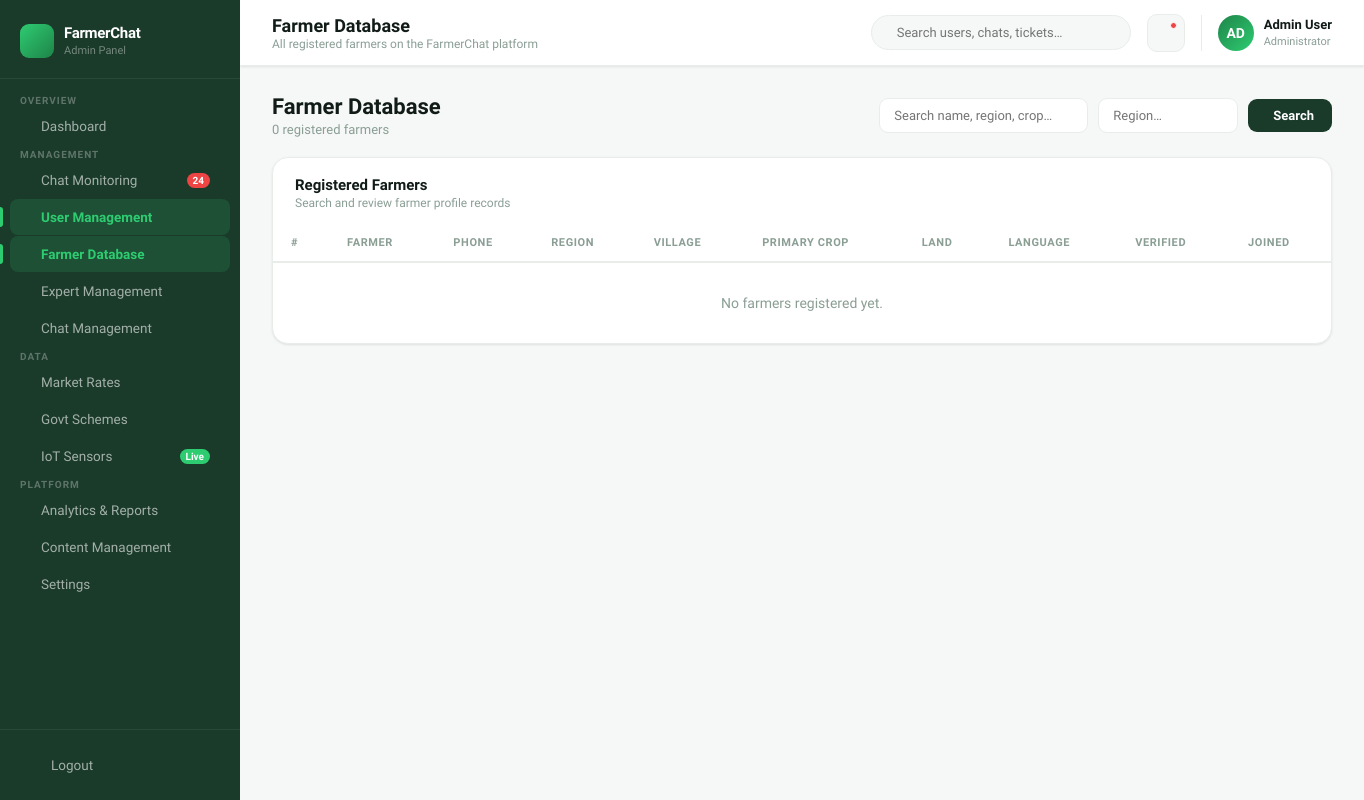
/farmers/ (signed in), run on an earlier commit of the app's database.
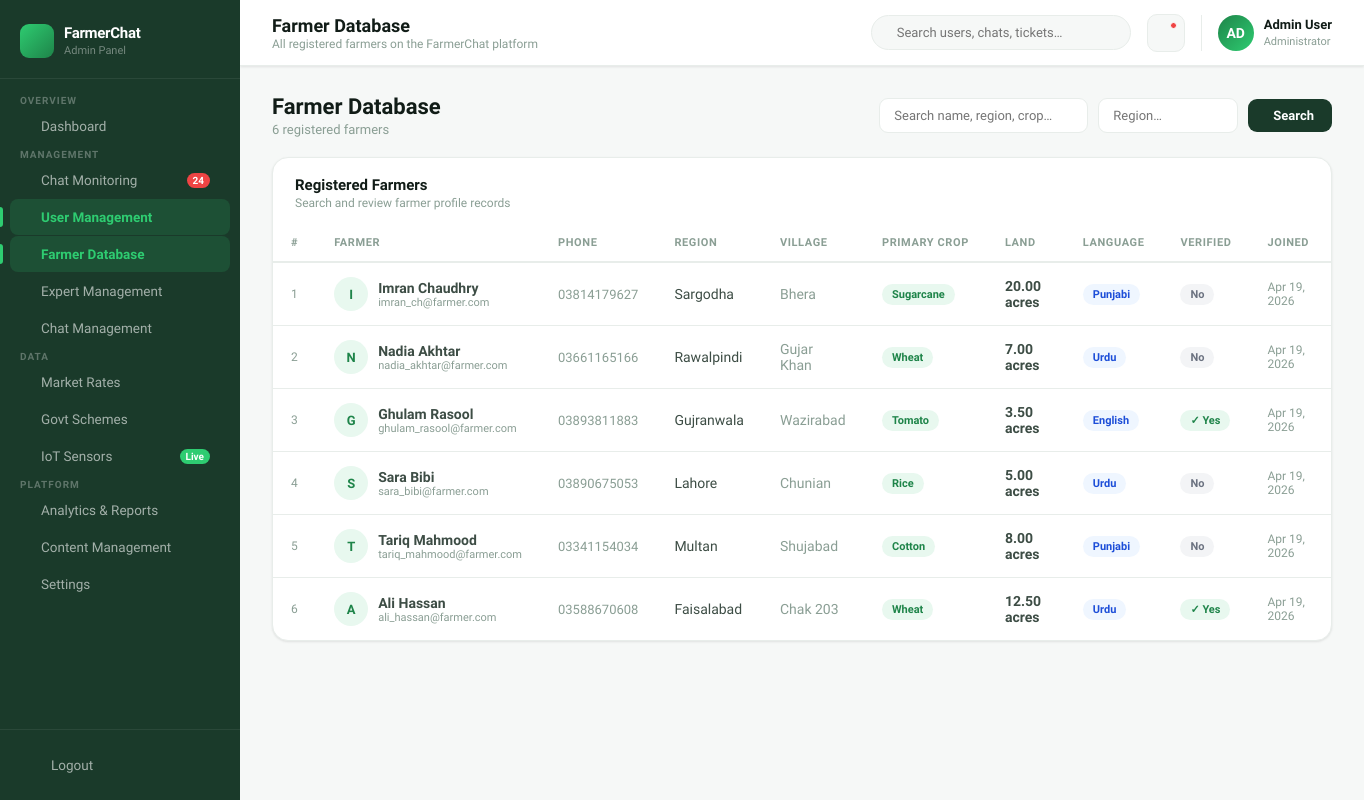
And on a later commit of the database.
### core/models.py (models this page shows, shortened)
class FarmerProfile(models.Model):
    LANG_CHOICES = [
        ("ur", "Urdu"),
        ("pa", "Punjabi"),
        ("en", "English"),
        ("sd", "Sindhi"),
    ]
    user = models.OneToOneField(
        User,
        on_delete=models.CASCADE,
        related_name="farmer_profile"
    )
    phone = models.CharField(max_length=20, blank=True)
    region = models.CharField(max_length=100, blank=True, db_index=True)
    village = models.CharField(max_length=100, blank=True)
    land_acres = models.DecimalField(max_digits=8, decimal_places=2, null=True, blank=True)
    primary_crop = models.CharField(max_length=100, blank=True, db_index=True)
    language = models.CharField(max_length=5, choices=LANG_CHOICES, default="ur")
    is_verified = models.BooleanField(default=False)
    joined_at = models.DateTimeField(default=timezone.now)
    class Meta:
        ordering = ["-joined_at"]
        verbose_name = "Farmer Profile"
        verbose_name_plural = "Farmer Profiles"

### core/views.py (the view, shortened to what this page needs)
@login_required
@user_passes_test(is_staff_user)
def farmer_list(request):
    q = request.GET.get("q", "").strip()
    region = request.GET.get("region", "").strip()
    farmers = FarmerProfile.objects.select_related("user").order_by("-joined_at")
    if region:
        farmers = farmers.filter(region__icontains=region)
    return render(request, "core/farmers.html", {
        "farmers": farmers,
        "q": q,
        "region": region,
        "total": farmers.count(),
    })

### core/views.py (called while the page is built)
def is_staff_user(user):
    return user.is_authenticated and user.is_staff

### templates/core/farmers.html (shortened to what this page needs)
{% extends 'core/base.html' %}
{% block page_title %}Farmer Database{% endblock %}
{% block page_subtitle %}All registered farmers on the FarmerChat platform{% endblock %}
{% block content %}
<div class="section-header">
  <div>
    <h1>Farmer Database</h1>
    <p>{{ total }} registered farmer{{ total|pluralize }}</p>
  </div>
  <form method="get" style="display:flex;gap:10px;align-items:center;">
    <input
      name="q"
      value="{{ q }}"
      placeholder="Search name, region, crop…"
      style="padding:9px 14px;border:1.5px solid var(--border);border-radius:9px;font-size:13px;font-family:inherit;outline:none;color:var(--text-h);"
    >
    <input
      name="region"
      value="{{ region }}"
      placeholder="Region…"
      style="padding:9px 14px;border:1.5px solid var(--border);border-radius:9px;font-size:13px;font-family:inherit;outline:none;width:140px;color:var(--text-h);"
    >
    <button type="submit" class="btn btn-primary">
       Search
    </button>
  </form>
</div>
<div class="card">
  <div class="card-header">
    <div class="card-header-left">
      <h3>Registered Farmers</h3>
      <p>Search and review farmer profile records</p>
    </div>
  </div>
  <div class="table-wrap">
    <table>
      <thead>
        <tr>
          <th>#</th>
          <th>Farmer</th>
          <th>Phone</th>
          <th>Region</th>
          <th>Village</th>
          <th>Primary Crop</th>
          <th>Land</th>
          <th>Language</th>
          <th>Verified</th>
          <th>Joined</th>
        </tr>
      </thead>
      <tbody>
        {% for f in farmers %}
        <tr>
          <td style="color:var(--text-muted);font-size:12px;">
            {{ forloop.counter }}
          </td>
          <td>
            <div style="display:flex;align-items:center;gap:10px;">
              <div style="width:34px;height:34px;border-radius:50%;background:var(--green-pale);color:var(--green-dark);display:flex;align-items:center;justify-content:center;font-weight:700;font-size:13px;flex-shrink:0;">
                {{ f.user.first_name|default:f.user.username|slice:":1"|upper }}
              </div>
              <div>
                <strong>{{ f.user.get_full_name|default:f.user.username }}</strong>
                <div style="font-size:11px;color:var(--text-muted);">
                  {{ f.user.email|default:"No email" }}
                </div>
              </div>
            </div>
          </td>
          <td style="font-size:13px;color:var(--text-muted);">
            {{ f.phone|default:"—" }}
          </td>
          <td>
            {{ f.region|default:"—" }}
          </td>
          <td style="color:var(--text-muted);">
            {{ f.village|default:"—" }}
          </td>
          <td>
            {% if f.primary_crop %}
              <span class="badge badge-green">{{ f.primary_crop }}</span>
            {% else %}
              <span style="color:var(--text-muted);">—</span>
            {% endif %}
          </td>
          <td style="font-weight:600;">
            {% if f.land_acres %}
              {{ f.land_acres }} acres
            {% else %}
              —
            {% endif %}
          </td>
          <td>
            <span class="badge badge-blue">{{ f.get_language_display }}</span>
          </td>
          <td>
            {% if f.is_verified %}
              <span class="badge badge-green">✓ Yes</span>
            {% else %}
              <span class="badge badge-gray">No</span>
            {% endif %}
          </td>
          <td style="font-size:12px;color:var(--text-muted);">
            {{ f.joined_at|date:"M d, Y" }}
          </td>
        </tr>
        {% empty %}
        <tr>
          <td colspan="10" style="text-align:center;padding:32px;color:var(--text-muted);">
            No farmers registered yet.
          </td>
        </tr>
        {% endfor %}
      </tbody>
    </table>
  </div>
</div>
{% endblock %}

### templates/core/base.html (shortened to what this page needs)
<!DOCTYPE html>
<html lang="en">
<head>
</head>
<body>
<aside class="sidebar">
  <div class="sidebar-brand">
    <div class="sidebar-brand-icon"></div>
    <div class="sidebar-brand-text">
      <h2>FarmerChat</h2>
      <span>Admin Panel</span>
    </div>
  </div>
  <nav style="flex:1; padding: 12px 0; overflow-y:auto;">
    <span class="nav-group-label">Overview</span>
    <a href="{% url 'dashboard' %}" class="nav-link {% if request.resolver_match.url_name == 'dashboard' %}active{% endif %}">
       Dashboard
    </a>
    <span class="nav-group-label">Management</span>
    <a href="{% url 'chat_monitoring' %}" class="nav-link {% if request.resolver_match.url_name == 'chat_monitoring' %}active{% endif %}">
       Chat Monitoring
      <span class="nav-badge">24</span>
    </a>
    <a href="{% url 'farmer_list' %}" class="nav-link {% if request.resolver_match.url_name == 'farmer_list' %}active{% endif %}">
       User Management
    </a>
    <a href="{% url 'farmer_list' %}" class="nav-link {% if request.resolver_match.url_name == 'farmer_list' %}active{% endif %}">
       Farmer Database
    </a>
    <a href="{% url 'expert_list' %}" class="nav-link {% if request.resolver_match.url_name == 'expert_list' %}active{% endif %}">
       Expert Management
    </a>
    <a href="{% url 'chat_monitoring' %}" class="nav-link">
       Chat Management
    </a>
    <span class="nav-group-label">Data</span>
    <a href="{% url 'market_rates' %}" class="nav-link {% if request.resolver_match.url_name == 'market_rates' %}active{% endif %}">
       Market Rates
    </a>
    <a href="{% url 'govt_schemes' %}" class="nav-link {% if request.resolver_match.url_name == 'govt_schemes' %}active{% endif %}">
       Govt Schemes
    </a>
    <a href="{% url 'iot_dashboard' %}" class="nav-link {% if request.resolver_match.url_name == 'iot_dashboard' %}active{% endif %}">
       IoT Sensors
      <span class="nav-badge live">Live</span>
    </a>
    <span class="nav-group-label">Platform</span>
    <a href="{% url 'analytics' %}" class="nav-link {% if request.resolver_match.url_name == 'analytics' %}active{% endif %}">
       Analytics & Reports
    </a>
    <a href="{% url 'content' %}" class="nav-link {% if request.resolver_match.url_name == 'content' %}active{% endif %}">
       Content Management
    </a>
    <a href="{% url 'settings' %}" class="nav-link {% if request.resolver_match.url_name == 'settings' %}active{% endif %}">
       Settings
    </a>
  </nav>
  <div class="sidebar-footer">
    <a href="{% url 'logout' %}" class="nav-link logout">
       Logout
    </a>
  </div>
</aside>
<main class="main">
  <header class="topbar">
    <div class="topbar-welcome">
      <h3>{% block page_title %}Welcome back, Admin 👋{% endblock %}</h3>
      <p>{% block page_subtitle %}Here's what's happening with your platform today{% endblock %}</p>
    </div>
    <div class="topbar-right">
      <div class="search-box">
        <input type="text" placeholder="Search users, chats, tickets…">
      </div>
      <button class="topbar-icon-btn">
        <span class="notif-dot"></span>
      </button>
      <div class="topbar-user">
        <div class="topbar-user-avatar">{{ request.user.first_name|default:"A"|slice:":1"|upper }}{{ request.user.last_name|default:"D"|slice:":1"|upper }}</div>
        <div class="topbar-user-info">
          <strong>{{ request.user.get_full_name|default:"Admin User" }}</strong>
          <span>Administrator</span>
        </div>
      </div>
    </div>
  </header>
  <div class="page-body">
    {% block content %}{% endblock %}
  </div>
</main>
</body>
</html>

What changed in the data, as far as the page shows it:
added FarmerProfile: user.first_name "I", user.get_full_name "Imran Chaudhry", user.email "imran_ch@farmer.com", phone "03814179627", region "Sargodha", village "Bhera", primary_crop "Sugarcane", land_acres "20.00", language "Punjabi", is_verified "No", joined_at "Apr 19, 2026"
added FarmerProfile: user.first_name "N", user.get_full_name "Nadia Akhtar", user.email "nadia_akhtar@farmer.com", phone "03661165166", region "Rawalpindi", village "Gujar Khan", primary_crop "Wheat", land_acres "7.00", language "Urdu", is_verified "No", joined_at "Apr 19, 2026"
added FarmerProfile: user.first_name "G", user.get_full_name "Ghulam Rasool", user.email "ghulam_rasool@farmer.com", phone "03893811883", region "Gujranwala", village "Wazirabad", primary_crop "Tomato", land_acres "3.50", language "English", is_verified "✓ Yes", joined_at "Apr 19, 2026"
added FarmerProfile: user.first_name "S", user.get_full_name "Sara Bibi", user.email "sara_bibi@farmer.com", phone "03890675053", region "Lahore", village "Chunian", primary_crop "Rice", land_acres "5.00", language "Urdu", is_verified "No", joined_at "Apr 19, 2026"
added FarmerProfile: user.first_name "T", user.get_full_name "Tariq Mahmood", user.email "tariq_mahmood@farmer.com", phone "03341154034", region "Multan", village "Shujabad", primary_crop "Cotton", land_acres "8.00", language "Punjabi", is_verified "No", joined_at "Apr 19, 2026"
added FarmerProfile: user.first_name "A", user.get_full_name "Ali Hassan", user.email "ali_hassan@farmer.com", phone "03588670608", region "Faisalabad", village "Chak 203", primary_crop "Wheat", land_acres "12.50", language "Urdu", is_verified "✓ Yes", joined_at "Apr 19, 2026"
Also different on the page:
{{ total }}: "0" → "6"
text no longer shown: "No farmers registered yet."
